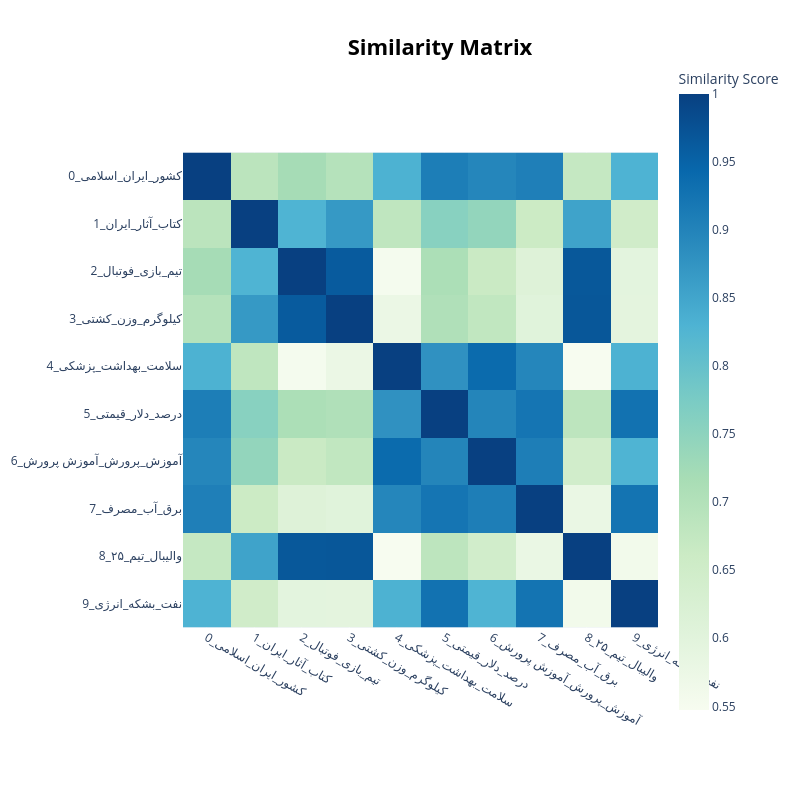

The notebook cell saved with this chart:
### Code cell
fig = finetuned_topic_model.visualize_heatmap()

fig.show()

### Figure 1 — Plotly figure (JSON) as saved in the notebook; plotly's stock layout.template omitted (floating-point values rounded to 4 significant figures)
{"data": [{"coloraxis": "coloraxis", "hovertemplate": "x: %{x}<br>y: %{y}<br>Similarity Score: %{z}<extra></extra>", "name": "0", "type": "heatmap", "x": ["0_کشور_ایران_اسلامی", "1_کتاب_آثار_ایران", "2_تیم_بازی_فوتبال", "3_کیلوگرم_وزن_کشتی", "4_سلامت_بهداشت_پزشکی", "5_درصد_دلار_قیمتی", "6_آموزش_پرورش_آموزش پرورش", "7_برق_آب_مصرف", "8_والیبال_تیم_۲۵", "9_نفت_بشکه_انرژی"], "xaxis": "x", "y": ["0_کشور_ایران_اسلامی", "1_کتاب_آثار_ایران", "2_تیم_بازی_فوتبال", "3_کیلوگرم_وزن_کشتی", "4_سلامت_بهداشت_پزشکی", "5_درصد_دلار_قیمتی", "6_آموزش_پرورش_آموزش پرورش", "7_برق_آب_مصرف", "8_والیبال_تیم_۲۵", "9_نفت_بشکه_انرژی"], "yaxis": "y", "z": [[1.0, 0.6873, 0.7201, 0.6974, 0.8319, 0.9095, 0.8964, 0.9068, 0.6722, 0.8298], [0.6873, 1.0, 0.8285, 0.8683, 0.6811, 0.7579, 0.7433, 0.6603, 0.8539, 0.6504], [0.7201, 0.8285, 1.0, 0.9621, 0.5539, 0.7109, 0.6642, 0.6105, 0.9666, 0.596], [0.6974, 0.8683, 0.9621, 1.0, 0.5779, 0.704, 0.6781, 0.6029, 0.9678, 0.595], [0.8319, 0.6811, 0.5539, 0.5779, 1.0, 0.8795, 0.9387, 0.8968, 0.5473, 0.8321], [0.9095, 0.7579, 0.7109, 0.704, 0.8795, 1.0, 0.8983, 0.9228, 0.6839, 0.9271], [0.8964, 0.7433, 0.6642, 0.6781, 0.9387, 0.8983, 1.0, 0.9085, 0.6459, 0.8286], [0.9068, 0.6603, 0.6105, 0.6029, 0.8968, 0.9228, 0.9085, 1.0, 0.5794, 0.9247], [0.6722, 0.8539, 0.9666, 0.9678, 0.5473, 0.6839, 0.6459, 0.5794, 1.0, 0.5602], [0.8298, 0.6504, 0.596, 0.595, 0.8321, 0.9271, 0.8286, 0.9247, 0.5602, 1.0]]}], "layout": {"coloraxis": {"colorbar": {"title": {"text": "Similarity Score"}}, "colorscale": [[0, "rgb(247,252,240)"], [0.125, "rgb(224,243,219)"], [0.25, "rgb(204,235,197)"], [0.375, "rgb(168,221,181)"], [0.5, "rgb(123,204,196)"], [0.625, "rgb(78,179,211)"], [0.75, "rgb(43,140,190)"], [0.875, "rgb(8,104,172)"], [1, "rgb(8,64,129)"]]}, "height": 800, "hoverlabel": {"bgcolor": "white", "font": {"family": "Rockwell", "size": 16}}, "legend": {"title": {"text": "Trend"}}, "margin": {"t": 60}, "showlegend": true, "title": {"font": {"color": "Black", "size": 22}, "text": "<b>Similarity Matrix</b>", "x": 0.55, "xanchor": "center", "y": 0.95, "yanchor": "top"}, "width": 800, "xaxis": {"anchor": "y", "constrain": "domain", "domain": [0, 1], "scaleanchor": "y"}, "yaxis": {"anchor": "x", "autorange": "reversed", "constrain": "domain", "domain": [0, 1]}}}
